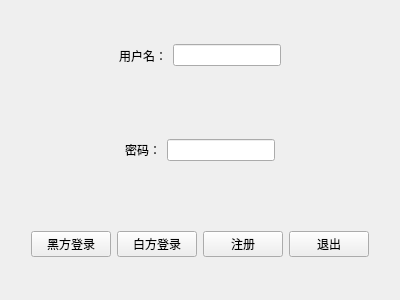
<?xml version="1.0" encoding="UTF-8"?>
<ui version="4.0">
 <class>YongHu</class>
 <widget class="QWidget" name="YongHu">
  <property name="geometry">
   <rect>
    <x>0</x>
    <y>0</y>
    <width>400</width>
    <height>300</height>
   </rect>
  </property>
  <property name="windowTitle">
   <string>Form</string>
  </property>
  <layout class="QGridLayout" name="gridLayout">
   <item row="0" column="0">
    <widget class="QWidget" name="widget" native="true">
     <layout class="QHBoxLayout" name="horizontalLayout">
      <item>
       <spacer name="horizontalSpacer">
        <property name="orientation">
         <enum>Qt::Horizontal</enum>
        </property>
        <property name="sizeHint" stdset="0">
         <size>
          <width>40</width>
          <height>20</height>
         </size>
        </property>
       </spacer>
      </item>
      <item>
       <widget class="QLabel" name="label">
        <property name="text">
         <string>用户名：</string>
        </property>
       </widget>
      </item>
      <item>
       <widget class="QLineEdit" name="yonghuming"/>
      </item>
      <item>
       <spacer name="horizontalSpacer_2">
        <property name="orientation">
         <enum>Qt::Horizontal</enum>
        </property>
        <property name="sizeHint" stdset="0">
         <size>
          <width>40</width>
          <height>20</height>
         </size>
        </property>
       </spacer>
      </item>
     </layout>
    </widget>
   </item>
   <item row="1" column="0">
    <widget class="QWidget" name="widget_2" native="true">
     <layout class="QHBoxLayout" name="horizontalLayout_2">
      <item>
       <spacer name="horizontalSpacer_3">
        <property name="orientation">
         <enum>Qt::Horizontal</enum>
        </property>
        <property name="sizeHint" stdset="0">
         <size>
          <width>40</width>
          <height>20</height>
         </size>
        </property>
       </spacer>
      </item>
      <item>
       <widget class="QLabel" name="label_2">
        <property name="text">
         <string>密码：</string>
        </property>
       </widget>
      </item>
      <item>
       <widget class="QLineEdit" name="mima">
        <property name="echoMode">
         <enum>QLineEdit::Password</enum>
        </property>
       </widget>
      </item>
      <item>
       <spacer name="horizontalSpacer_4">
        <property name="orientation">
         <enum>Qt::Horizontal</enum>
        </property>
        <property name="sizeHint" stdset="0">
         <size>
          <width>40</width>
          <height>20</height>
         </size>
        </property>
       </spacer>
      </item>
     </layout>
    </widget>
   </item>
   <item row="2" column="0">
    <widget class="QWidget" name="widget_3" native="true">
     <layout class="QHBoxLayout" name="horizontalLayout_3">
      <item>
       <spacer name="horizontalSpacer_5">
        <property name="orientation">
         <enum>Qt::Horizontal</enum>
        </property>
        <property name="sizeHint" stdset="0">
         <size>
          <width>40</width>
          <height>20</height>
         </size>
        </property>
       </spacer>
      </item>
      <item>
       <widget class="QPushButton" name="login_black">
        <property name="text">
         <string>黑方登录</string>
        </property>
       </widget>
      </item>
      <item>
       <widget class="QPushButton" name="login_white">
        <property name="text">
         <string>白方登录</string>
        </property>
       </widget>
      </item>
      <item>
       <widget class="QPushButton" name="zhucejian">
        <property name="text">
         <string>注册</string>
        </property>
       </widget>
      </item>
      <item>
       <widget class="QPushButton" name="tuichu">
        <property name="text">
         <string>退出</string>
        </property>
       </widget>
      </item>
      <item>
       <spacer name="horizontalSpacer_6">
        <property name="orientation">
         <enum>Qt::Horizontal</enum>
        </property>
        <property name="sizeHint" stdset="0">
         <size>
          <width>40</width>
          <height>20</height>
         </size>
        </property>
       </spacer>
      </item>
     </layout>
    </widget>
   </item>
  </layout>
 </widget>
 <resources/>
 <connections/>
</ui>
